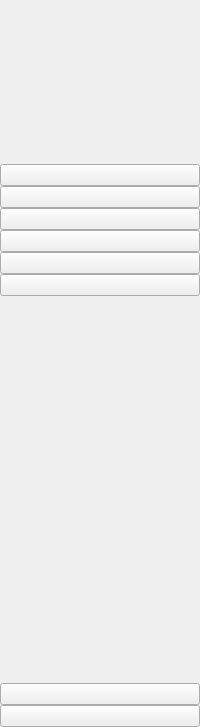
     <widget class="QWidget" name="icon_only_widget" native="true">
      <layout class="QVBoxLayout" name="verticalLayout_3">
       <property name="spacing">
        <number>0</number>
       </property>
       <property name="leftMargin">
        <number>0</number>
       </property>
       <property name="topMargin">
        <number>0</number>
       </property>
       <property name="rightMargin">
        <number>0</number>
       </property>
       <property name="bottomMargin">
        <number>0</number>
       </property>
       <item>
        <layout class="QHBoxLayout" name="horizontalLayout_3">
         <property name="leftMargin">
          <number>6</number>
         </property>
         <property name="topMargin">
          <number>10</number>
         </property>
         <property name="rightMargin">
          <number>6</number>
         </property>
         <property name="bottomMargin">
          <number>9</number>
         </property>
         <item>
          <widget class="QLabel" name="label">
           <property name="minimumSize">
            <size>
             <width>90</width>
             <height>105</height>
            </size>
           </property>
           <property name="maximumSize">
            <size>
             <width>80</width>
             <height>95</height>
            </size>
           </property>
           <property name="text">
            <string/>
           </property>
           <property name="pixmap">
            <pixmap resource="resource.qrc">:/images/images/juetlogo.png</pixmap>
           </property>
           <property name="scaledContents">
            <bool>true</bool>
           </property>
           <property name="alignment">
            <set>Qt::AlignLeading|Qt::AlignLeft|Qt::AlignVCenter</set>
           </property>
          </widget>
         </item>
        </layout>
       </item>
       <item>
        <layout class="QVBoxLayout" name="verticalLayout">
         <property name="spacing">
          <number>0</number>
         </property>
         <item>
          <spacer name="verticalSpacer_4">
           <property name="orientation">
            <enum>Qt::Vertical</enum>
           </property>
           <property name="sizeHint" stdset="0">
            <size>
             <width>20</width>
             <height>40</height>
            </size>
           </property>
          </spacer>
         </item>
         <item>
          <widget class="QPushButton" name="scada_btn_1">
           <property name="text">
            <string/>
           </property>
           <property name="icon">
            <iconset resource="resource.qrc">
             <normaloff>:/icon/icons/home-4-32.ico</normaloff>
             <normalon>:/icon/icons/home-4-48.ico</normalon>:/icon/icons/home-4-32.ico</iconset>
           </property>
           <property name="iconSize">
            <size>
             <width>20</width>
             <height>20</height>
            </size>
           </property>
           <property name="checkable">
            <bool>true</bool>
           </property>
           <property name="autoExclusive">
            <bool>true</bool>
           </property>
          </widget>
         </item>
         <item>
          <widget class="QPushButton" name="luna_btn_1">
           <property name="text">
            <string/>
           </property>
           <property name="icon">
            <iconset resource="resource.qrc">
             <normaloff>:/icon/icons/dashboard-5-32.ico</normaloff>
             <normalon>:/icon/icons/dashboard-5-48.ico</normalon>:/icon/icons/dashboard-5-32.ico</iconset>
           </property>
           <property name="iconSize">
            <size>
             <width>20</width>
             <height>20</height>
            </size>
           </property>
           <property name="checkable">
            <bool>true</bool>
           </property>
           <property name="autoExclusive">
            <bool>true</bool>
           </property>
          </widget>
         </item>
         <item>
          <widget class="QPushButton" name="hopper_btn_1">
           <property name="text">
            <string/>
           </property>
           <property name="icon">
            <iconset resource="resource.qrc">
             <normaloff>:/icon/icons/activity-feed-32.ico</normaloff>
             <normalon>:/icon/icons/activity-feed-48.ico</normalon>:/icon/icons/activity-feed-32.ico</iconset>
           </property>
           <property name="iconSize">
            <size>
             <width>20</width>
             <height>20</height>
            </size>
           </property>
           <property name="checkable">
            <bool>true</bool>
           </property>
           <property name="autoExclusive">
            <bool>true</bool>
           </property>
          </widget>
         </item>
         <item>
          <widget class="QPushButton" name="head_btn_1">
           <property name="text">
            <string/>
           </property>
           <property name="icon">
            <iconset resource="resource.qrc">
             <normaloff>:/icon/icons/product-32.ico</normaloff>
             <normalon>:/icon/icons/product-48.ico</normalon>:/icon/icons/product-32.ico</iconset>
           </property>
           <property name="iconSize">
            <size>
             <width>20</width>
             <height>20</height>
            </size>
           </property>
           <property name="checkable">
            <bool>true</bool>
           </property>
           <property name="autoExclusive">
            <bool>true</bool>
           </property>
          </widget>
         </item>
         <item>
          <widget class="QPushButton" name="tail_btn_1">
           <property name="text">
            <string/>
           </property>
           <property name="icon">
            <iconset resource="resource.qrc">
             <normaloff>:/icon/icons/group-32.ico</normaloff>
             <normalon>:/icon/icons/group-48.ico</normalon>:/icon/icons/group-32.ico</iconset>
           </property>
           <property name="iconSize">
            <size>
             <width>20</width>
             <height>20</height>
            </size>
           </property>
           <property name="checkable">
            <bool>true</bool>
           </property>
           <property name="autoExclusive">
            <bool>true</bool>
           </property>
          </widget>
         </item>
         <item>
          <widget class="QPushButton" name="power_btn_1">
           <property name="text">
            <string/>
           </property>
          </widget>
         </item>
        </layout>
       </item>
       <item>
        <spacer name="verticalSpacer">
         <property name="orientation">
          <enum>Qt::Vertical</enum>
         </property>
         <property name="sizeHint" stdset="0">
          <size>
           <width>20</width>
           <height>387</height>
          </size>
         </property>
        </spacer>
       </item>
       <item>
        <widget class="QPushButton" name="history_btn_1">
         <property name="text">
          <string/>
         </property>
         <property name="checkable">
          <bool>true</bool>
         </property>
         <property name="autoExclusive">
          <bool>true</bool>
         </property>
        </widget>
       </item>
       <item>
        <widget class="QPushButton" name="exit_btn_1">
         <property name="text">
          <string/>
         </property>
         <property name="icon">
          <iconset resource="resource.qrc">
           <normaloff>:/icon/icons/close-window-64.ico</normaloff>:/icon/icons/close-window-64.ico</iconset>
         </property>
         <property name="iconSize">
          <size>
           <width>20</width>
           <height>20</height>
          </size>
         </property>
         <property name="checkable">
          <bool>true</bool>
         </property>
         <property name="autoExclusive">
          <bool>true</bool>
         </property>
        </widget>
       </item>
      </layout>
     </widget>
